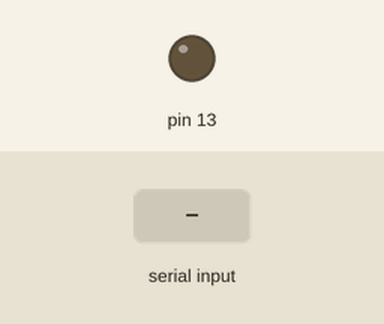
The sketch below on a simulated Arduino Uno, built with avr-gcc and run on an emulated ATmega328P. Shown: output pins drawn as LEDs (lit = HIGH). The test bench sets the inputs (shaded band). What the sketch prints to the serial monitor is not drawn.

Above: at 1.2 s.
1.3 s: byte 1 (1) received over Serial
At 2.7 s:
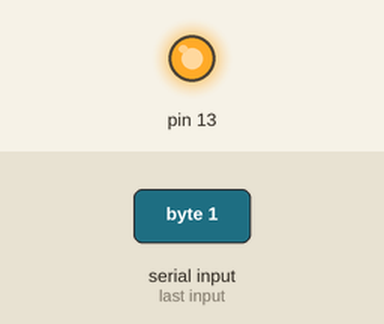
Timing chart, 0 to 4.3 s (numbered marks = the images above; inputs shaded):
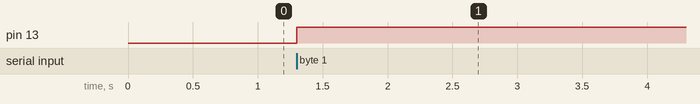

The sketch:

ArduinoProj.ino
```cpp
int data;

void setup() {
  // put your setup code here, to run once:
Serial.begin(9600);
pinMode(13,OUTPUT);
digitalWrite(13,LOW);
Serial.println("Play");
}

void loop() {
  // put your main code here, to run repeatedly:
while(Serial.available())
{
  data=Serial.read();
}
if (data==1)
digitalWrite(13,HIGH);
else if (data==0)
digitalWrite(13,LOW);
}
```

Measured:
- after the input at 1.3 s, pin 13: LOW → HIGH at once
